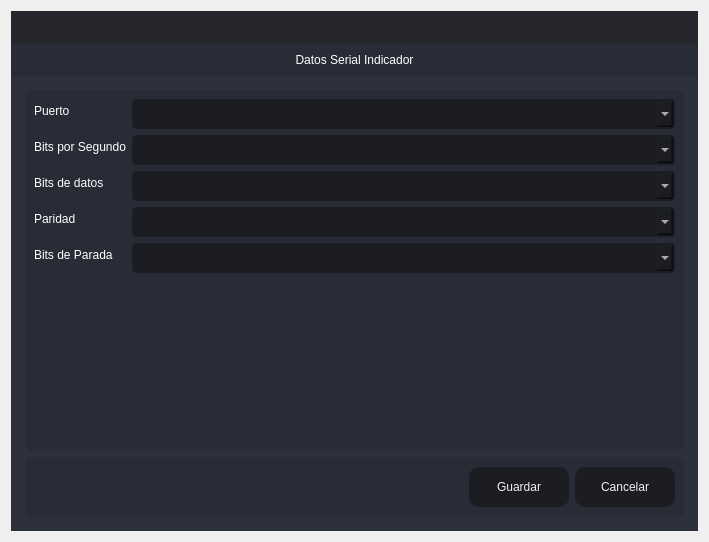
<?xml version="1.0" encoding="UTF-8"?>
<ui version="4.0">
 <class>Create_Aduana</class>
 <widget class="QDialog" name="Create_Aduana">
  <property name="windowModality">
   <enum>Qt::ApplicationModal</enum>
  </property>
  <property name="geometry">
   <rect>
    <x>0</x>
    <y>0</y>
    <width>709</width>
    <height>542</height>
   </rect>
  </property>
  <property name="windowTitle">
   <string>Actualizar</string>
  </property>
  <layout class="QVBoxLayout" name="verticalLayout_6">
   <item>
    <widget class="QFrame" name="frame_main">
     <property name="styleSheet">
      <string notr="true">/* LINE EDIT */
QLineEdit {
	background-color: rgb(27, 29, 35);
	border-radius: 5px;
	border: 2px solid rgb(27, 29, 35);
	padding-left: 10px;
}
QLineEdit:hover {
	border: 2px solid rgb(64, 71, 88);
}
QLineEdit:focus {
	border: 2px solid rgb(91, 101, 124);
}

/* SCROLL BARS */
QScrollBar:horizontal {
    border: none;
    background: rgb(52, 59, 72);
    height: 14px;
    margin: 0px 21px 0 21px;
	border-radius: 0px;
}
QScrollBar::handle:horizontal {
    background: rgb(85, 170, 255);
    min-width: 25px;
	border-radius: 7px
}
QScrollBar::add-line:horizontal {
    border: none;
    background: rgb(55, 63, 77);
    width: 20px;
	border-top-right-radius: 7px;
    border-bottom-right-radius: 7px;
    subcontrol-position: right;
    subcontrol-origin: margin;
}
QScrollBar::sub-line:horizontal {
    border: none;
    background: rgb(55, 63, 77);
    width: 20px;
	border-top-left-radius: 7px;
    border-bottom-left-radius: 7px;
    subcontrol-position: left;
    subcontrol-origin: margin;
}
QScrollBar::up-arrow:horizontal, QScrollBar::down-arrow:horizontal
{
     background: none;
}
QScrollBar::add-page:horizontal, QScrollBar::sub-page:horizontal
{
     background: none;
}
 QScrollBar:vertical {
	border: none;
    background: rgb(52, 59, 72);
    width: 14px;
    margin: 21px 0 21px 0;
	border-radius: 0px;
 }
 QScrollBar::handle:vertical {	
	background: rgb(85, 170, 255);
    min-height: 25px;
	border-radius: 7px
 }
 QScrollBar::add-line:vertical {
     border: none;
    background: rgb(55, 63, 77);
     height: 20px;
	border-bottom-left-radius: 7px;
    border-bottom-right-radius: 7px;
     subcontrol-position: bottom;
     subcontrol-origin: margin;
 }
 QScrollBar::sub-line:vertical {
	border: none;
    background: rgb(55, 63, 77);
     height: 20px;
	border-top-left-radius: 7px;
    border-top-right-radius: 7px;
     subcontrol-position: top;
     subcontrol-origin: margin;
 }
 QScrollBar::up-arrow:vertical, QScrollBar::down-arrow:vertical {
     background: none;
 }

 QScrollBar::add-page:vertical, QScrollBar::sub-page:vertical {
     background: none;
 }

/* CHECKBOX */
QCheckBox::indicator {
    border: 3px solid rgb(52, 59, 72);
	width: 15px;
	height: 15px;
	border-radius: 10px;
    background: rgb(44, 49, 60);
}
QCheckBox::indicator:hover {
    border: 3px solid rgb(58, 66, 81);
}
QCheckBox::indicator:checked {
    background: 3px solid rgb(52, 59, 72);
	border: 3px solid rgb(52, 59, 72);	
	background-image: url(:/16x16/icons/16x16/cil-check-alt.png);
}

/* RADIO BUTTON */
QRadioButton::indicator {
    border: 3px solid rgb(52, 59, 72);
	width: 15px;
	height: 15px;
	border-radius: 10px;
    background: rgb(44, 49, 60);
}
QRadioButton::indicator:hover {
    border: 3px solid rgb(58, 66, 81);
}
QRadioButton::indicator:checked {
    background: 3px solid rgb(94, 106, 130);
	border: 3px solid rgb(52, 59, 72);	
}

/* COMBOBOX */
QComboBox{
	background-color: rgb(27, 29, 35);
	border-radius: 5px;
	border: 2px solid rgb(27, 29, 35);
	padding: 5px;
	padding-left: 10px;
}
QComboBox:hover{
	border: 2px solid rgb(64, 71, 88);
}
QComboBox::drop-down {
	subcontrol-origin: padding;
	subcontrol-position: top right;
	width: 25px; 
	border-left-width: 3px;
	border-left-color: rgba(39, 44, 54, 150);
	border-left-style: solid;
	border-top-right-radius: 3px;
	border-bottom-right-radius: 3px;	
	background-image: url(:/16x16/icons/16x16/cil-arrow-bottom.png);
	background-position: center;
	background-repeat: no-reperat;
 }
QComboBox QAbstractItemView {
	color: rgb(85, 170, 255);	
	background-color: rgb(27, 29, 35);
	padding: 10px;
	selection-background-color: rgb(39, 44, 54);
}

/* SLIDERS */
QSlider::groove:horizontal {
    border-radius: 9px;
    height: 18px;
	margin: 0px;
	background-color: rgb(52, 59, 72);
}
QSlider::groove:horizontal:hover {
	background-color: rgb(55, 62, 76);
}
QSlider::handle:horizontal {
    background-color: rgb(85, 170, 255);
    border: none;
    height: 18px;
    width: 18px;
    margin: 0px;
	border-radius: 9px;
}
QSlider::handle:horizontal:hover {
    background-color: rgb(105, 180, 255);
}
QSlider::handle:horizontal:pressed {
    background-color: rgb(65, 130, 195);
}

QSlider::groove:vertical {
    border-radius: 9px;
    width: 18px;
    margin: 0px;
	background-color: rgb(52, 59, 72);
}
QSlider::groove:vertical:hover {
	background-color: rgb(55, 62, 76);
}
QSlider::handle:vertical {
    background-color: rgb(85, 170, 255);
	border: none;
    height: 18px;
    width: 18px;
    margin: 0px;
	border-radius: 9px;
}
QSlider::handle:vertical:hover {
    background-color: rgb(105, 180, 255);
}
QSlider::handle:vertical:pressed {
    background-color: rgb(65, 130, 195);
}

</string>
     </property>
     <property name="frameShape">
      <enum>QFrame::NoFrame</enum>
     </property>
     <property name="frameShadow">
      <enum>QFrame::Raised</enum>
     </property>
     <layout class="QVBoxLayout" name="verticalLayout">
      <property name="spacing">
       <number>0</number>
      </property>
      <property name="leftMargin">
       <number>0</number>
      </property>
      <property name="topMargin">
       <number>0</number>
      </property>
      <property name="rightMargin">
       <number>0</number>
      </property>
      <property name="bottomMargin">
       <number>0</number>
      </property>
      <item>
       <widget class="QFrame" name="frame_top">
        <property name="minimumSize">
         <size>
          <width>0</width>
          <height>65</height>
         </size>
        </property>
        <property name="maximumSize">
         <size>
          <width>16777215</width>
          <height>65</height>
         </size>
        </property>
        <property name="styleSheet">
         <string notr="true">background-color: transparent;</string>
        </property>
        <property name="frameShape">
         <enum>QFrame::NoFrame</enum>
        </property>
        <property name="frameShadow">
         <enum>QFrame::Raised</enum>
        </property>
        <layout class="QHBoxLayout" name="horizontalLayout_3">
         <property name="spacing">
          <number>0</number>
         </property>
         <property name="leftMargin">
          <number>0</number>
         </property>
         <property name="topMargin">
          <number>0</number>
         </property>
         <property name="rightMargin">
          <number>0</number>
         </property>
         <property name="bottomMargin">
          <number>0</number>
         </property>
         <item>
          <widget class="QFrame" name="frame_toggle">
           <property name="maximumSize">
            <size>
             <width>70</width>
             <height>16777215</height>
            </size>
           </property>
           <property name="styleSheet">
            <string notr="true">background-color: rgb(27, 29, 35);</string>
           </property>
           <property name="frameShape">
            <enum>QFrame::NoFrame</enum>
           </property>
           <property name="frameShadow">
            <enum>QFrame::Raised</enum>
           </property>
           <layout class="QVBoxLayout" name="verticalLayout_3">
            <property name="spacing">
             <number>0</number>
            </property>
            <property name="leftMargin">
             <number>0</number>
            </property>
            <property name="topMargin">
             <number>0</number>
            </property>
            <property name="rightMargin">
             <number>0</number>
            </property>
            <property name="bottomMargin">
             <number>0</number>
            </property>
           </layout>
          </widget>
         </item>
         <item>
          <widget class="QFrame" name="frame_top_right">
           <property name="styleSheet">
            <string notr="true">background: transparent;</string>
           </property>
           <property name="frameShape">
            <enum>QFrame::NoFrame</enum>
           </property>
           <property name="frameShadow">
            <enum>QFrame::Raised</enum>
           </property>
           <layout class="QVBoxLayout" name="verticalLayout_2">
            <property name="spacing">
             <number>0</number>
            </property>
            <property name="leftMargin">
             <number>0</number>
            </property>
            <property name="topMargin">
             <number>0</number>
            </property>
            <property name="rightMargin">
             <number>0</number>
            </property>
            <property name="bottomMargin">
             <number>0</number>
            </property>
            <item>
             <widget class="QFrame" name="frame_top_btns">
              <property name="maximumSize">
               <size>
                <width>16777215</width>
                <height>42</height>
               </size>
              </property>
              <property name="styleSheet">
               <string notr="true">background-color: rgba(27, 29, 35, 200)</string>
              </property>
              <property name="frameShape">
               <enum>QFrame::NoFrame</enum>
              </property>
              <property name="frameShadow">
               <enum>QFrame::Raised</enum>
              </property>
              <layout class="QHBoxLayout" name="horizontalLayout_4">
               <property name="spacing">
                <number>0</number>
               </property>
               <property name="leftMargin">
                <number>0</number>
               </property>
               <property name="topMargin">
                <number>0</number>
               </property>
               <property name="rightMargin">
                <number>0</number>
               </property>
               <property name="bottomMargin">
                <number>0</number>
               </property>
               <item>
                <widget class="QFrame" name="frame_label_top_btns">
                 <property name="sizePolicy">
                  <sizepolicy hsizetype="Expanding" vsizetype="Preferred">
                   <horstretch>0</horstretch>
                   <verstretch>0</verstretch>
                  </sizepolicy>
                 </property>
                 <property name="frameShape">
                  <enum>QFrame::NoFrame</enum>
                 </property>
                 <property name="frameShadow">
                  <enum>QFrame::Raised</enum>
                 </property>
                 <layout class="QHBoxLayout" name="horizontalLayout_10">
                  <property name="spacing">
                   <number>0</number>
                  </property>
                  <property name="leftMargin">
                   <number>5</number>
                  </property>
                  <property name="topMargin">
                   <number>0</number>
                  </property>
                  <property name="rightMargin">
                   <number>10</number>
                  </property>
                  <property name="bottomMargin">
                   <number>0</number>
                  </property>
                 </layout>
                </widget>
               </item>
               <item alignment="Qt::AlignRight">
                <widget class="QFrame" name="frame_btns_right">
                 <property name="sizePolicy">
                  <sizepolicy hsizetype="Expanding" vsizetype="Preferred">
                   <horstretch>0</horstretch>
                   <verstretch>0</verstretch>
                  </sizepolicy>
                 </property>
                 <property name="maximumSize">
                  <size>
                   <width>120</width>
                   <height>16777215</height>
                  </size>
                 </property>
                 <property name="frameShape">
                  <enum>QFrame::NoFrame</enum>
                 </property>
                 <property name="frameShadow">
                  <enum>QFrame::Raised</enum>
                 </property>
                 <layout class="QHBoxLayout" name="horizontalLayout_5">
                  <property name="spacing">
                   <number>0</number>
                  </property>
                  <property name="leftMargin">
                   <number>0</number>
                  </property>
                  <property name="topMargin">
                   <number>0</number>
                  </property>
                  <property name="rightMargin">
                   <number>0</number>
                  </property>
                  <property name="bottomMargin">
                   <number>0</number>
                  </property>
                 </layout>
                </widget>
               </item>
              </layout>
             </widget>
            </item>
            <item>
             <widget class="QFrame" name="frame_top_info">
              <property name="maximumSize">
               <size>
                <width>16777215</width>
                <height>65</height>
               </size>
              </property>
              <property name="styleSheet">
               <string notr="true">background-color: rgb(39, 44, 54);</string>
              </property>
              <property name="frameShape">
               <enum>QFrame::NoFrame</enum>
              </property>
              <property name="frameShadow">
               <enum>QFrame::Raised</enum>
              </property>
              <layout class="QHBoxLayout" name="horizontalLayout_8">
               <property name="spacing">
                <number>0</number>
               </property>
               <property name="leftMargin">
                <number>10</number>
               </property>
               <property name="topMargin">
                <number>0</number>
               </property>
               <property name="rightMargin">
                <number>10</number>
               </property>
               <property name="bottomMargin">
                <number>0</number>
               </property>
               <item>
                <widget class="QLabel" name="label">
                 <property name="styleSheet">
                  <string notr="true">font: 75 20pt &quot;MS Shell Dlg 2&quot;;
color: rgb(255, 255, 255);</string>
                 </property>
                 <property name="text">
                  <string>Datos Serial Indicador</string>
                 </property>
                 <property name="alignment">
                  <set>Qt::AlignCenter</set>
                 </property>
                </widget>
               </item>
              </layout>
             </widget>
            </item>
           </layout>
          </widget>
         </item>
        </layout>
       </widget>
      </item>
      <item>
       <widget class="QFrame" name="frame_center">
        <property name="sizePolicy">
         <sizepolicy hsizetype="Expanding" vsizetype="Expanding">
          <horstretch>0</horstretch>
          <verstretch>0</verstretch>
         </sizepolicy>
        </property>
        <property name="styleSheet">
         <string notr="true">background-color: rgb(40, 44, 52);</string>
        </property>
        <property name="frameShape">
         <enum>QFrame::NoFrame</enum>
        </property>
        <property name="frameShadow">
         <enum>QFrame::Raised</enum>
        </property>
        <layout class="QHBoxLayout" name="horizontalLayout_2">
         <property name="spacing">
          <number>0</number>
         </property>
         <property name="leftMargin">
          <number>0</number>
         </property>
         <property name="topMargin">
          <number>0</number>
         </property>
         <property name="rightMargin">
          <number>0</number>
         </property>
         <property name="bottomMargin">
          <number>0</number>
         </property>
         <item>
          <widget class="QFrame" name="frame_content_right">
           <property name="styleSheet">
            <string notr="true">background-color: rgb(44, 49, 60);</string>
           </property>
           <property name="frameShape">
            <enum>QFrame::NoFrame</enum>
           </property>
           <property name="frameShadow">
            <enum>QFrame::Raised</enum>
           </property>
           <layout class="QVBoxLayout" name="verticalLayout_4">
            <property name="spacing">
             <number>0</number>
            </property>
            <property name="leftMargin">
             <number>0</number>
            </property>
            <property name="topMargin">
             <number>0</number>
            </property>
            <property name="rightMargin">
             <number>0</number>
            </property>
            <property name="bottomMargin">
             <number>0</number>
            </property>
            <item>
             <widget class="QFrame" name="frame_content">
              <property name="frameShape">
               <enum>QFrame::NoFrame</enum>
              </property>
              <property name="frameShadow">
               <enum>QFrame::Raised</enum>
              </property>
              <layout class="QVBoxLayout" name="verticalLayout_9">
               <property name="spacing">
                <number>0</number>
               </property>
               <property name="leftMargin">
                <number>5</number>
               </property>
               <property name="topMargin">
                <number>5</number>
               </property>
               <property name="rightMargin">
                <number>5</number>
               </property>
               <property name="bottomMargin">
                <number>5</number>
               </property>
               <item>
                <widget class="QStackedWidget" name="stackedWidget">
                 <property name="styleSheet">
                  <string notr="true">background: transparent;</string>
                 </property>
                 <property name="currentIndex">
                  <number>0</number>
                 </property>
                 <widget class="QWidget" name="page_home">
                  <layout class="QVBoxLayout" name="verticalLayout_10">
                   <item>
                    <widget class="QFrame" name="frame_4">
                     <property name="styleSheet">
                      <string notr="true">background-color: rgb(39, 44, 54);
border-radius: 5px;</string>
                     </property>
                     <property name="frameShape">
                      <enum>QFrame::StyledPanel</enum>
                     </property>
                     <property name="frameShadow">
                      <enum>QFrame::Raised</enum>
                     </property>
                     <layout class="QVBoxLayout" name="verticalLayout_8">
                      <item>
                       <layout class="QFormLayout" name="formLayout_3">
                        <item row="0" column="0">
                         <widget class="QLabel" name="label_9">
                          <property name="styleSheet">
                           <string notr="true">font: 75 12pt &quot;MS Shell Dlg 2&quot;;
color: rgb(255, 255, 255);</string>
                          </property>
                          <property name="text">
                           <string>Puerto</string>
                          </property>
                         </widget>
                        </item>
                        <item row="0" column="1">
                         <widget class="QComboBox" name="comboBoxPuerto">
                          <property name="styleSheet">
                           <string notr="true">QComboBox{
	background-color: rgb(27, 29, 35);
	border-radius: 5px;
	border: 2px solid rgb(27, 29, 35);
	padding: 5px;
	padding-left: 14px;
	color: rgb(255, 255, 255);
    font: 75 12pt &quot;MS Shell Dlg 2&quot;;
}
QComboBox:hover{
	border: 2px solid rgb(64, 71, 88);
}
QComboBox QAbstractItemView {
	color: rgb(85, 170, 255);	
	background-color: rgb(27, 29, 35);
	padding: 10px;
	selection-background-color: rgb(39, 44, 54);
}</string>
                          </property>
                         </widget>
                        </item>
                        <item row="1" column="0">
                         <widget class="QLabel" name="label_10">
                          <property name="styleSheet">
                           <string notr="true">font: 75 12pt &quot;MS Shell Dlg 2&quot;;
color: rgb(255, 255, 255);</string>
                          </property>
                          <property name="text">
                           <string>Bits por Segundo</string>
                          </property>
                         </widget>
                        </item>
                        <item row="1" column="1">
                         <widget class="QComboBox" name="comboBox_bitsxsec">
                          <property name="styleSheet">
                           <string notr="true">QComboBox{
	background-color: rgb(27, 29, 35);
	border-radius: 5px;
	border: 2px solid rgb(27, 29, 35);
	padding: 5px;
	padding-left: 14px;
	color: rgb(255, 255, 255);
    font: 75 12pt &quot;MS Shell Dlg 2&quot;;
}
QComboBox:hover{
	border: 2px solid rgb(64, 71, 88);
}
QComboBox QAbstractItemView {
	color: rgb(85, 170, 255);	
	background-color: rgb(27, 29, 35);
	padding: 10px;
	selection-background-color: rgb(39, 44, 54);
}</string>
                          </property>
                         </widget>
                        </item>
                        <item row="2" column="0">
                         <widget class="QLabel" name="label_13">
                          <property name="styleSheet">
                           <string notr="true">font: 75 12pt &quot;MS Shell Dlg 2&quot;;
color: rgb(255, 255, 255);</string>
                          </property>
                          <property name="text">
                           <string>Bits de datos</string>
                          </property>
                         </widget>
                        </item>
                        <item row="2" column="1">
                         <widget class="QComboBox" name="comboBox_bitsDatos">
                          <property name="styleSheet">
                           <string notr="true">QComboBox{
	background-color: rgb(27, 29, 35);
	border-radius: 5px;
	border: 2px solid rgb(27, 29, 35);
	padding: 5px;
	padding-left: 14px;
	color: rgb(255, 255, 255);
    font: 75 12pt &quot;MS Shell Dlg 2&quot;;
}
QComboBox:hover{
	border: 2px solid rgb(64, 71, 88);
}
QComboBox QAbstractItemView {
	color: rgb(85, 170, 255);	
	background-color: rgb(27, 29, 35);
	padding: 10px;
	selection-background-color: rgb(39, 44, 54);
}</string>
                          </property>
                         </widget>
                        </item>
                        <item row="3" column="0">
                         <widget class="QLabel" name="label_14">
                          <property name="styleSheet">
                           <string notr="true">font: 75 12pt &quot;MS Shell Dlg 2&quot;;
color: rgb(255, 255, 255);</string>
                          </property>
                          <property name="text">
                           <string>Paridad</string>
                          </property>
                         </widget>
                        </item>
                        <item row="3" column="1">
                         <widget class="QComboBox" name="comboBox_Paridad">
                          <property name="styleSheet">
                           <string notr="true">QComboBox{
	background-color: rgb(27, 29, 35);
	border-radius: 5px;
	border: 2px solid rgb(27, 29, 35);
	padding: 5px;
	padding-left: 14px;
	color: rgb(255, 255, 255);
    font: 75 12pt &quot;MS Shell Dlg 2&quot;;
}
QComboBox:hover{
	border: 2px solid rgb(64, 71, 88);
}
QComboBox QAbstractItemView {
	color: rgb(85, 170, 255);	
	background-color: rgb(27, 29, 35);
	padding: 10px;
	selection-background-color: rgb(39, 44, 54);
}</string>
                          </property>
                         </widget>
                        </item>
                        <item row="4" column="0">
                         <widget class="QLabel" name="label_15">
                          <property name="styleSheet">
                           <string notr="true">font: 75 12pt &quot;MS Shell Dlg 2&quot;;
color: rgb(255, 255, 255);</string>
                          </property>
                          <property name="text">
                           <string>Bits de Parada</string>
                          </property>
                         </widget>
                        </item>
                        <item row="4" column="1">
                         <widget class="QComboBox" name="comboBox_bitsDeParada">
                          <property name="styleSheet">
                           <string notr="true">QComboBox{
	background-color: rgb(27, 29, 35);
	border-radius: 5px;
	border: 2px solid rgb(27, 29, 35);
	padding: 5px;
	padding-left: 14px;
	color: rgb(255, 255, 255);
    font: 75 12pt &quot;MS Shell Dlg 2&quot;;
}
QComboBox:hover{
	border: 2px solid rgb(64, 71, 88);
}
QComboBox QAbstractItemView {
	color: rgb(85, 170, 255);	
	background-color: rgb(27, 29, 35);
	padding: 10px;
	selection-background-color: rgb(39, 44, 54);
}</string>
                          </property>
                         </widget>
                        </item>
                       </layout>
                      </item>
                     </layout>
                    </widget>
                   </item>
                   <item>
                    <widget class="QFrame" name="frame_2">
                     <property name="minimumSize">
                      <size>
                       <width>0</width>
                       <height>60</height>
                      </size>
                     </property>
                     <property name="maximumSize">
                      <size>
                       <width>16777215</width>
                       <height>60</height>
                      </size>
                     </property>
                     <property name="styleSheet">
                      <string notr="true">background-color: rgb(39, 44, 54);
border-radius: 5px;</string>
                     </property>
                     <property name="frameShape">
                      <enum>QFrame::StyledPanel</enum>
                     </property>
                     <property name="frameShadow">
                      <enum>QFrame::Raised</enum>
                     </property>
                     <layout class="QHBoxLayout" name="horizontalLayout_9">
                      <item>
                       <layout class="QGridLayout" name="gridLayout">
                        <item row="0" column="0">
                         <spacer name="horizontalSpacer">
                          <property name="orientation">
                           <enum>Qt::Horizontal</enum>
                          </property>
                          <property name="sizeHint" stdset="0">
                           <size>
                            <width>40</width>
                            <height>20</height>
                           </size>
                          </property>
                         </spacer>
                        </item>
                        <item row="0" column="1">
                         <widget class="QPushButton" name="btnAgregar">
                          <property name="minimumSize">
                           <size>
                            <width>100</width>
                            <height>40</height>
                           </size>
                          </property>
                          <property name="styleSheet">
                           <string notr="true">QPushButton {
	border-color: rgb(27, 29, 35);
	font: 75 10pt &quot;MS Shell Dlg 2&quot;;
	color: rgb(240, 240, 240);
	background-color: rgb(27, 29, 35);
	border: 0px solid;
	border-radius: 10px;	
}
QPushButton:hover {
	background-color:rgb(44, 49, 60);
	border-color: rgb(27, 29, 35);
	border: 2px solid;
}</string>
                          </property>
                          <property name="text">
                           <string>Guardar</string>
                          </property>
                         </widget>
                        </item>
                        <item row="0" column="2">
                         <widget class="QPushButton" name="btnCancelar">
                          <property name="minimumSize">
                           <size>
                            <width>100</width>
                            <height>40</height>
                           </size>
                          </property>
                          <property name="styleSheet">
                           <string notr="true">QPushButton {
	border-color: rgb(27, 29, 35);
	font: 75 10pt &quot;MS Shell Dlg 2&quot;;
	color: rgb(240, 240, 240);
	background-color: rgb(27, 29, 35);
	border: 0px solid;
	border-radius: 10px;	
}
QPushButton:hover {
	background-color:rgb(44, 49, 60);
	border-color: rgb(27, 29, 35);
	border: 2px solid;
}</string>
                          </property>
                          <property name="text">
                           <string>Cancelar</string>
                          </property>
                         </widget>
                        </item>
                       </layout>
                      </item>
                     </layout>
                    </widget>
                   </item>
                  </layout>
                 </widget>
                </widget>
               </item>
              </layout>
             </widget>
            </item>
           </layout>
          </widget>
         </item>
        </layout>
       </widget>
      </item>
     </layout>
    </widget>
   </item>
  </layout>
 </widget>
 <resources/>
 <connections/>
</ui>
